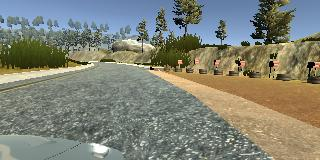
#> input picture test.jpg, 320 x 160 px
$ python -i utils1.py   (imports and definitions only)
#> lines starting #> are read from the running program, lines starting #| are printed output that depends on the picture
import pandas as pd
import numpy as np
import matplotlib.pyplot as plt
import os
from sklearn.utils import shuffle
import matplotlib.image as mpimg
from imgaug import augmenters as iaa
import cv2
import random

def getName(filePath):
    return filePath.split('/')[-1];
# [59 lines left out: functions importDataInfo, balanceData, loadData, augmentImage, not called in this run]

def preProcessing(img):
    img=img[60:135,:,:]
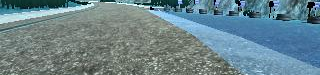
#> img: shape (75, 320, 3); mean of channels 0, 1, 2 140.2, 132.1, 106.2; drawn as B, G, R
    img=cv2.cvtColor(img,cv2.COLOR_RGB2YUV)
#> img: shape (75, 320, 3); mean of channels 0, 1, 2 131.5, 115.6, 135.5
    img=cv2.GaussianBlur(img,(3,3),0)
#> img: shape (75, 320, 3); mean of channels 0, 1, 2 131.6, 115.7, 135.6
    img=cv2.resize(img,(200,66))
#> img: shape (66, 200, 3); mean of channels 0, 1, 2 131.5, 115.6, 135.5
    img=img/255
#> img: shape (66, 200, 3) float64; mean of channels 0, 1, 2 0.516, 0.453, 0.531
    print(img.shape)
#| (66, 200, 3)
    return img

# [30 lines left out: functions batchGen, creatModel, not called in this run]

>>> import cv2
>>> picture = cv2.cvtColor(cv2.imread('test.jpg'), cv2.COLOR_BGR2RGB)
>>> result = preProcessing(picture)
